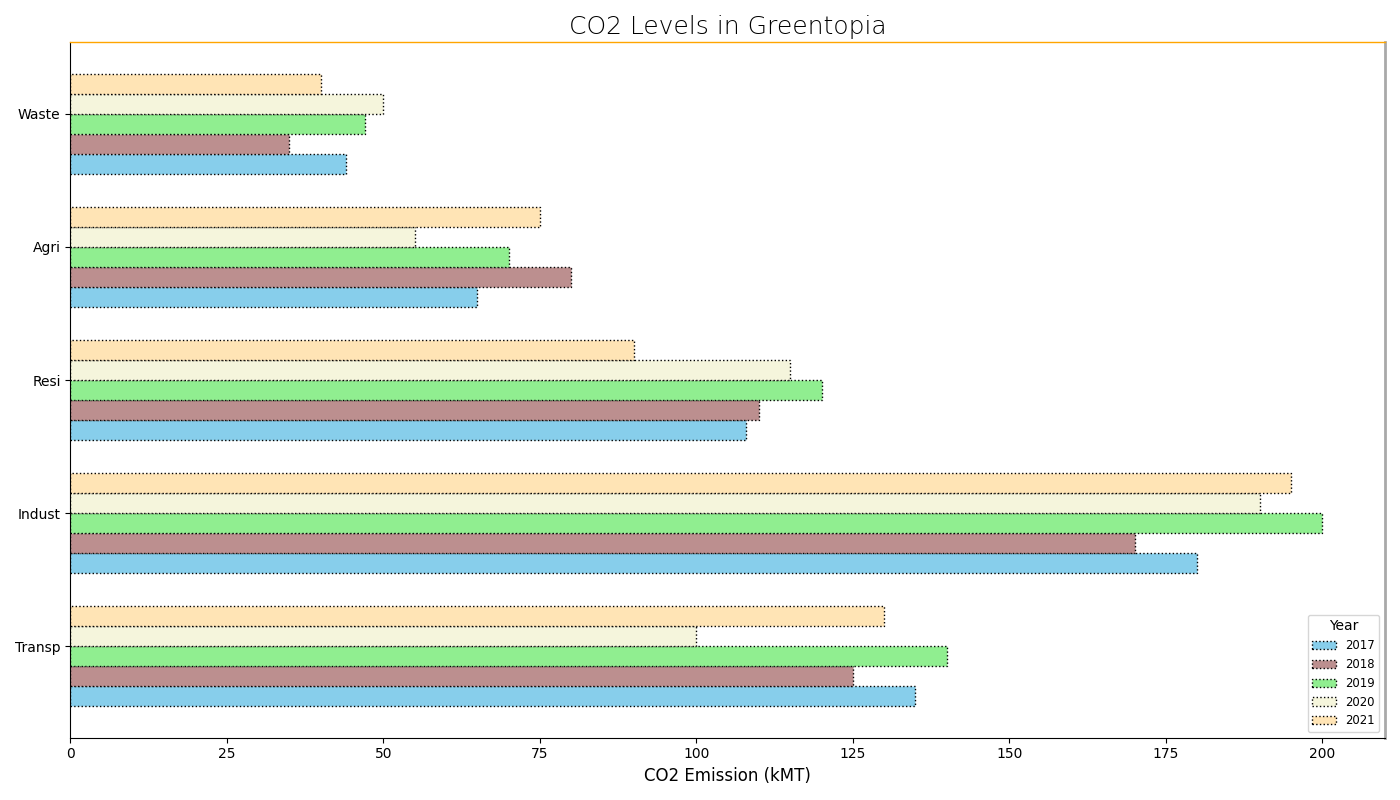

Generate this figure with Python:
import matplotlib.pyplot as plt
import numpy as np

sectors = ['Transp', 'Indust', 'Resi', 'Agri', 'Waste']
years = ['17', '18', '19', '20', '21']

emission_levels = np.array([
    [135, 125, 140, 100, 130],
    [180, 170, 200, 190, 195],
    [108, 110, 120, 115,  90],
    [65,   80,  70,  55,   75],
    [44,   35,  47,  50,  40]
])

fig, ax = plt.subplots(figsize=(14, 8))

bar_height = 0.15
indices = np.arange(len(sectors))

# Changing line color, styles, and order of visualization
colors = ['skyblue', 'rosybrown', 'lightgreen', 'beige', 'moccasin']
markers = ['o', 's', 'D', '*', 'X']

for i, year in enumerate(years):
    bar_positions = indices + i * bar_height
    ax.barh(bar_positions, emission_levels[:, i], bar_height, label=f"20{year}", color=colors[i], edgecolor='black', linestyle=':')

# Altering the legend
ax.legend(title='Year', loc='lower right', fontsize='small', title_fontsize='medium')

# Randomly changed grid style and axis elements
ax.set_xlabel('CO2 Emission (kMT)', fontsize=12)
ax.set_title('CO2 Levels in Greentopia', fontsize=18, fontweight='light')
ax.set_yticks(indices + bar_height * len(years) / 2)
ax.set_yticklabels(sectors, fontsize=10)

ax.xaxis.grid(True, linestyle='-.', which='minor', linewidth=0.4, alpha=0.5)

# Modifying border properties
ax.spines['right'].set_linewidth(2)
ax.spines['right'].set_color('darkgrey')
ax.spines['top'].set_color('orange')
ax.spines['top'].set_linewidth(1)

plt.tight_layout()
plt.show()
